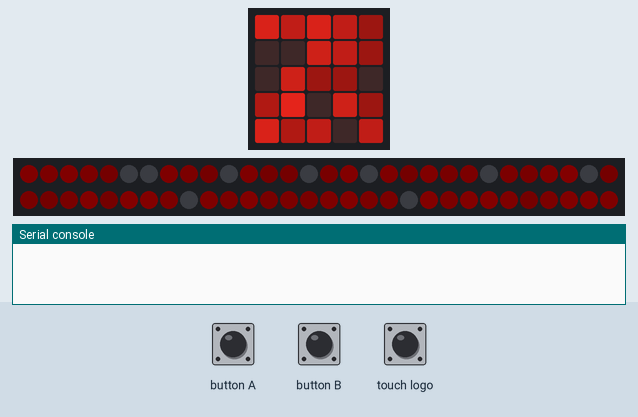
A program run on a simulated BBC micro:bit running MicroPython. Shown: the board's 5×5 LED display, 60 RGB LEDs in strip order, left to right, continuing on the next row, the last lines printed to the serial console. Dim RGB values are drawn brighter than linear; random numbers come from a fixed seed.

Above: at 0.45 s.
At 3.46 s:
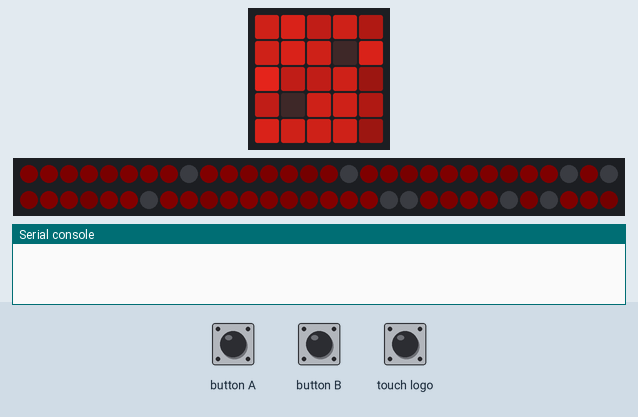
At 6.47 s:
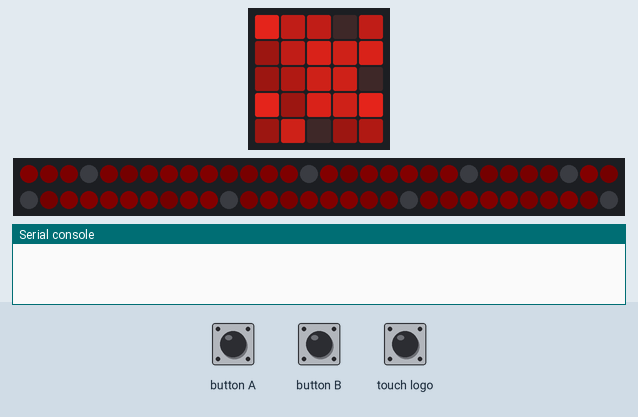
At 12.1 s:
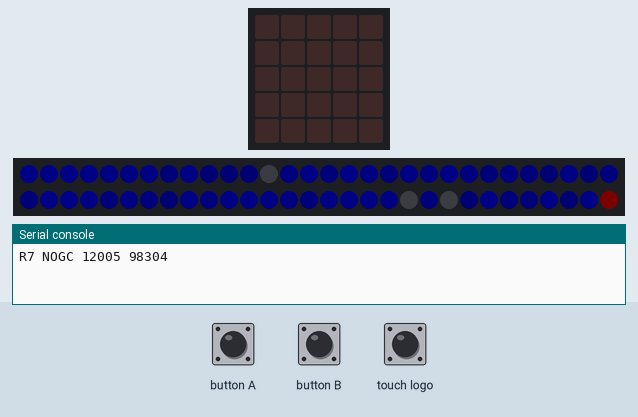
At 16.77 s:
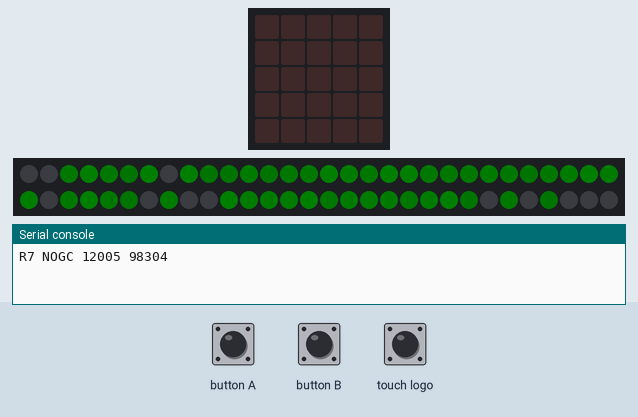
At 21.59 s:
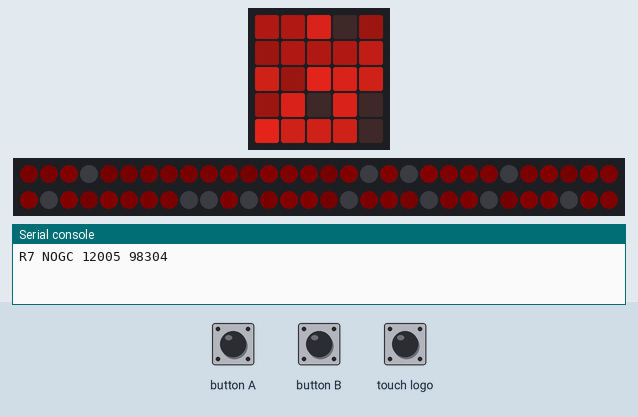

The program:

neopixel-thirty-bug-repro-7.py
```python
### neopixel-thirty-bug-repro-7.py v1.0
### A program which reproduces the ZIP LED glitching on the micro:bit V2 with ZIP Halo HD

### copy this file to BBC micro:bit V2 as main.py

### MIT License

### Copyright (c) 2025 Kevin J. Walters

### Permission is hereby granted, free of charge, to any person obtaining a copy
### of this software and associated documentation files (the "Software"), to deal
### in the Software without restriction, including without limitation the rights
### to use, copy, modify, merge, publish, distribute, sublicense, and/or sell
### copies of the Software, and to permit persons to whom the Software is
### furnished to do so, subject to the following conditions:

### The above copyright notice and this permission notice shall be included in all
### copies or substantial portions of the Software.

### THE SOFTWARE IS PROVIDED "AS IS", WITHOUT WARRANTY OF ANY KIND, EXPRESS OR
### IMPLIED, INCLUDING BUT NOT LIMITED TO THE WARRANTIES OF MERCHANTABILITY,
### FITNESS FOR A PARTICULAR PURPOSE AND NONINFRINGEMENT. IN NO EVENT SHALL THE
### AUTHORS OR COPYRIGHT HOLDERS BE LIABLE FOR ANY CLAIM, DAMAGES OR OTHER
### LIABILITY, WHETHER IN AN ACTION OF CONTRACT, TORT OR OTHERWISE, ARISING FROM,
### OUT OF OR IN CONNECTION WITH THE SOFTWARE OR THE USE OR OTHER DEALINGS IN THE
### SOFTWARE.

### SPDX-FileCopyrightText: 2025 Kevin J. Walters
###
### SPDX-License-Identifier: MIT

### Uses https://github.com/salty-muffin/micropython-mcp7940/blob/master/mcp7940.py

### A bright flash is likely to happen every 5-60 minutes


import array
import gc
import math
import os
import random

from microbit import Image, button_a, button_b, display, i2c, pin8, pin_logo, sleep, temperature
import neopixel
import utime

#import mcp7940


PROGRAM="R7"


gc.collect()

### ZIP Halo HD has 60 RGB LEDs
ZIPCOUNT = 60
BLACK = (0, 0, 0)

display.clear()

zip_px = neopixel.NeoPixel(pin8, ZIPCOUNT)
zip_px.fill(BLACK)
zip_px.show()

display_image = bytearray(5 * 5)

random.seed(1234)

pattern = [BLACK]
last_pat_t = 0
while True:
    zip_px.fill(BLACK)

    time_us = utime.ticks_us()
    time_ms = utime.ticks_ms()
    time_s = time_ms // 1000

    if last_pat_t != time_ms:
        last_pat_t = time_ms
        _ = pattern.pop(0)

    chan = time_s % 3
    while (len(pattern) < ZIPCOUNT):
        pattern.append((random.randrange(0, 7) if chan == 0 else 0,
                        random.randrange(0, 5) if chan == 1 else 0,
                        random.randrange(0, 10) if chan == 2 else 0))

    for idx in range(ZIPCOUNT):
        zip_px[idx] = pattern[idx]
        if idx < 25:
            display_image[idx] = zip_px[idx][0] % 10

    display.show(Image(5, 5, display_image))
    zip_px.show()

    discard = button_b.get_presses()
    discard = button_a.get_presses()
    discard = pin_logo.is_touched()

    if time_s % 1800 == 123:
        gc.collect()
        print(PROGRAM, "GC  ", utime.ticks_ms(), gc.mem_free())
        utime.sleep_ms(1_000)
    elif time_s % 60 == 12:
        print(PROGRAM, "NOGC", utime.ticks_ms(), gc.mem_free())
        utime.sleep_ms(1_000)
```
